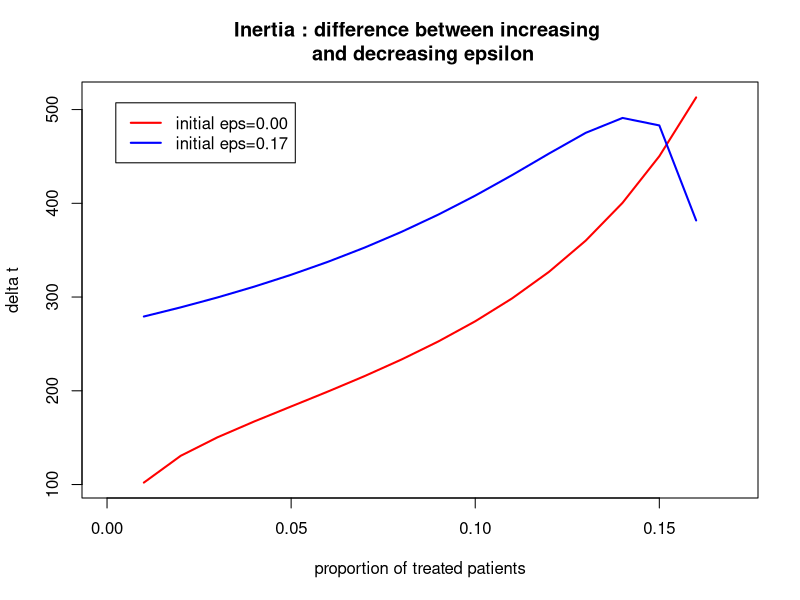
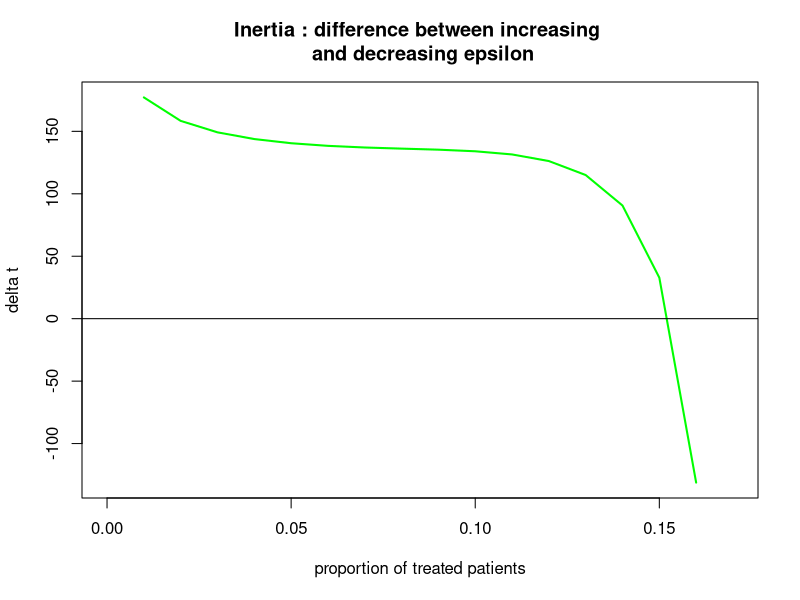

Write the R code that produced these figures, in order.
## ---- chunk 1
library(deSolve)


options("scipen" = 10)

# initial state:
N <- 1
prop <- 0.01 #initial value of Iw and Iz

# time:
a <- 200000 #time span
m <- 1 #time step



# parameters
pbeta_w <- 0.04 #transmission parameter of Iw
pbeta_z <- 0.015 #transmission parameter of Iz

pgammaa <- 0.01 #innate recovery rate
pgamma_tilt <- 0.1 #recovery rate of Iw when treated by antibiotics


prho <- 0.05 #probability of clinical failure

#epsilon change over time


delta_eps <- 0.01

mineps <- 0.00
maxeps <- 0.17

peps <- seq(mineps+delta_eps, maxeps-delta_eps,  by=delta_eps)

conv_crit <- 0.0001

## ---- chunk 2

parameters <- c(beta_w=pbeta_w, beta_z=pbeta_z, gamma=pgammaa, gamma_prim=pgamma_tilt, eps=mineps, rho=prho)


state <- c(S=1-2*prop, Iw=prop, Iz=prop)

times=seq(0, a, by=m)

SIS=function(times, state, parameters){
  with(as.list(c(state,parameters)),
       { 
         dS = - beta_w*Iw*S - beta_z*Iz*S + gamma*(1-eps)*Iw + gamma_prim*eps*Iw + gamma*Iz
        dIw = beta_w*Iw*S + (1-eps)*beta_w*Iw*Iz - eps*beta_z*Iz*Iw - rho*eps*Iw - gamma*(1-eps)*Iw - gamma_prim*eps*Iw
        dIz = beta_z*Iz*S + eps*beta_z*Iz*Iw + rho*eps*Iw - (1-eps)*beta_w*Iw*Iz - gamma*Iz
        
        
        list(c(dS, dIw, dIz))
       })
}


parameters <- c(beta_w=pbeta_w, beta_z=pbeta_z, gamma=pgammaa, gamma_prim=pgamma_tilt, eps=maxeps, rho=prho)

state <- c(S=1-2*prop, Iw=prop, Iz=prop)

times <- seq(0, a, by=m)



root_main=function(times, state, parameters){
  dstate <- unlist(SIS(times, state, parameters))
  sum(abs(dstate)) - conv_crit
  }

exploit_param_eps=function(x) {
  parameters[5] <- x
  out <- lsodar(func=SIS, y=state, parms=parameters, times=times, rootfunc=root_main)
  return(tail(out, n=1))
  }

out_min <- exploit_param_eps(mineps)

out_max <- exploit_param_eps(maxeps)

## ---- chunk 3

state[1] <- out_min[2]
state[2] <- out_min[3]
state[3] <- out_min[4]

out_min_up <- do.call(rbind, lapply(peps, exploit_param_eps))

state[1] <- out_max[2]
state[2] <- out_max[3]
state[3] <- out_max[4]

out_max_down <- do.call(rbind, lapply(peps, exploit_param_eps))

## ---- chunk 4

time_up <- c(unlist(out_min_up[,1]))

time_down <- c(unlist(out_max_down[,1]))

diff_down_up <- time_down-time_up

## ---- chunk 5
plot(peps, time_up, main="Inertia : difference between increasing \n and decreasing epsilon", xlab="proportion of treated patients", ylab="delta t", lwd=2, col='red', type='l', xlim=c(0,0.17))
lines(peps, time_down, lwd=2, col='blue', type='l')


legend("topleft" , inset=.05, c("initial eps=0.00", "initial eps=0.17"), lwd=c(2,2), col=c('red', 'blue'))


plot(peps, diff_down_up, main="Inertia : difference between increasing \n and decreasing epsilon", xlab="proportion of treated patients", ylab="delta t", lwd=2, col='green', type='l', xlim=c(0,0.17))
abline(h=0, col='black')
